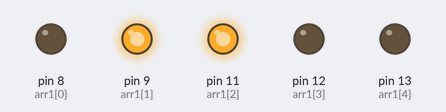
Simulated run of this sketch. Board: Arduino Uno, built with avr-gcc and run on an emulated ATmega328P. Shown: output pins drawn as LEDs (lit = HIGH).

Above: at 5.0 s.
At 7.0 s:
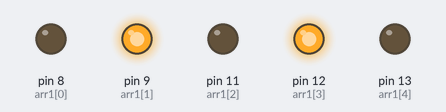
At 10.1 s:
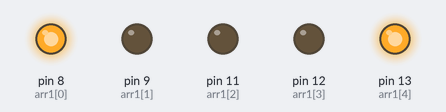
At 12.65 s:
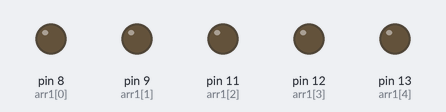
Timing chart, 0 to 15.5 s (numbered marks = the images above):
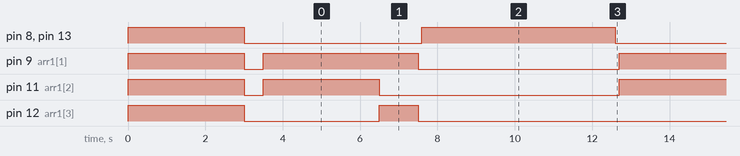

The sketch:

Test.ino
```cpp
//2020-12-29 이현국
byte arr1[] = {8,9,11,12,13}; //{보행자 초록, 보행자 빨강, 신호등 초록, 신호등 노랑, 신호등 빨강}
int off = 100;  //LED 꺼질때 지연시간

void setup() {
  for(int i=0; i<5; i++){
    pinMode(arr1[i],OUTPUT);
    digitalWrite(arr1[i],HIGH);
  }
  delay(3000);  //모든 LED 3초 켜짐

  for(int i=0; i<5; i++){
    digitalWrite(arr1[i],LOW);
  }
  delay(500); //모든 LED 꺼짐
}

void loop() {
  //신호등 초록(3초), 보행자 빨강(4초) 켜지고 꺼짐
  digitalWrite(11,HIGH);
  digitalWrite(9,HIGH);
  delay(3000);

  //신호등 초록 꺼짐, 신호등 노랑 1초 켜짐
  digitalWrite(11,LOW);
  digitalWrite(12,HIGH);
  delay(1000);

  //보행자 빨강 꺼짐, 신호등 노랑 꺼짐
  digitalWrite(9,LOW);
  digitalWrite(12,LOW);
  delay(off);

  //신호등 빨강, 보행자 초록 5초 켜짐
  digitalWrite(13,HIGH);
  digitalWrite(8,HIGH);
  delay(5000);

  //신호등 빨강, 보행자 초록 꺼짐
  digitalWrite(13,LOW);
  digitalWrite(8,LOW);
  delay(off);
}
```

Measured:
- by itself, pin 8 (arr1[0]), pin 13 (arr1[4]): alternates HIGH for 5.0 s and LOW for 4.2 s
- by itself, pin 9 (arr1[1]): repeats every 9.2 s: HIGH 4.0 s, LOW 5.2 s
- by itself, pin 11 (arr1[2]): repeats every 9.2 s: HIGH 3.0 s, LOW 6.2 s
- by itself, pin 12 (arr1[3]): repeats every 9.2 s: HIGH 1.0 s, LOW 8.2 s
